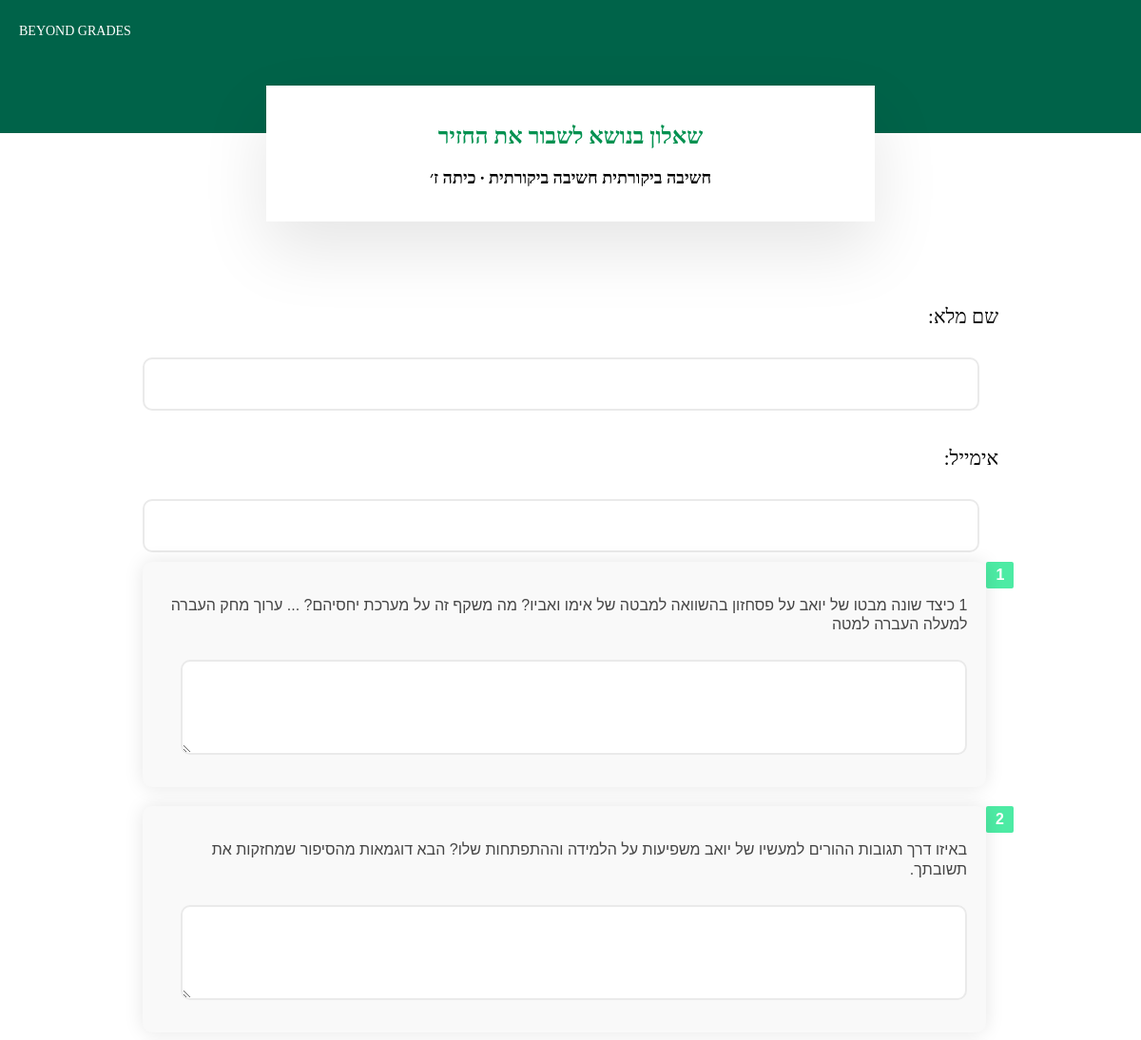
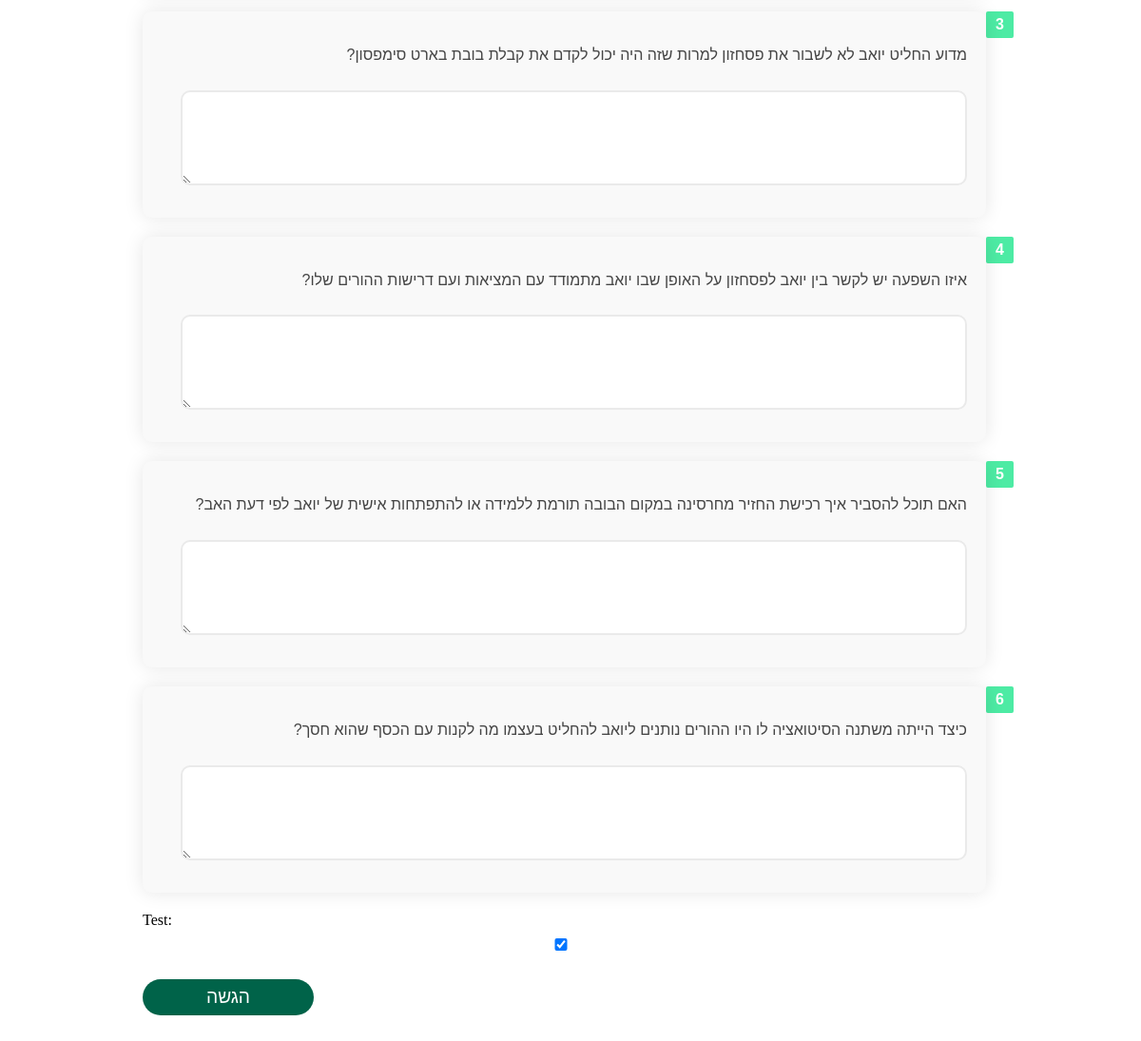
/test_page/1719339657/, run on the app's committed database (2 pictures, top to bottom).
### web/models.py (models this page shows, shortened)
class Test(models.Model):
    id = models.AutoField(primary_key=True)  # Field to store the test ID
    title = models.CharField(max_length=100)
    skill = models.CharField(max_length=100)  # Field to store skill
    subject = models.CharField(max_length=100)  # Field to store subject
    teacher = models.ForeignKey('Teacher', related_name='tests', on_delete=models.CASCADE)  # Field to store the teacher
    grade = models.CharField(max_length=100)

class Question(models.Model):
    id = models.AutoField(primary_key=True)  # Field to store the question ID
    test = models.ForeignKey('Test', related_name='questions', on_delete=models.CASCADE)
    number = models.IntegerField()  # Number of the question
    text = models.TextField()  # Text of the question

### web/views.py (the view)
# urls.py: path('test_page/<int:test_id>/', views.test_page, name='test_page'),
def test_page(request, test_id):
    try:
        test = Test.objects.get(id=test_id)
        questions = test.questions.all()  # Assuming a related_name of 'questions' in Test model
        if questions:
            return render(request, 'test_page.html', {'questions': questions, 'test': test, 'grade': test.grade, 'skill': test.skill})
        else:
            return render(request, 'test_page.html', {'error_message': 'No questions found for this test.'})
    except Test.DoesNotExist:
        return render(request, 'test_page.html', {'error_message': 'Test not found.'})

### web/templates/test_page.html (shortened to what this page needs)
{% extends 'base.html' %}
{% block content %}
<div class="header">
    <div class="header-text">BEYOND GRADES</div>
</div>
<div class="title-box">
    <h2 style="font-size: 24px; color: #009150">שאלון בנושא {{ test.title }}</h2>
    <h2 style="font-size: 18px; color: black">{{ skill }} {{ test.skill }} ∙ כיתה {{ test.grade }} </h2>
</div>
<div class="form-container">
    <form method="post" action="{% url 'submit_answers' %}">
        <div>
            <h4>שם מלא:</h4>
            <input type="text" name="full_name" id="full_name" required>
        </div>
        <div>
            <h4>אימייל:</h4>
            <input type="text" name="email" id="email" required>
        </div>
        {% for question in questions %}
        <div class="question-container">
            <div class="vertical-line">
                <div class="question-number">{{ forloop.counter }}</div>
            </div>
            <div class="triangle-box">
                <p class="question-text">{{ question.text }}</p>
                <textarea name="answer_{{ question.id }}" rows="3" cols="30"></textarea>
            </div>
        </div>
        {% endfor %}
        <div>
            <label for="test">Test:</label>
            <input type="checkbox" name="test" id="test" checked>
        </div>
        <button type="submit">הגשה</button>
    </form>
</div>
{% endblock %}

### web/templates/test_page.html (style rules this page uses)
body { background-color: white; margin: 0; padding: 0; }
.header { background-color: #006349; width: 100%; padding: 70px 0; box-sizing: border-box; text-align: center; color: white; }
.title-box { background-color: white; color: #009150; padding: 20px; border-radius: 0px; text-align: center; max-width: 600px; margin: -50px auto 0 auto; box-shadow: 0 30px 70px rgba(0, 0, 0, 0.1); }
.header-text { position: absolute; top: 25px; left: 20px; color: white; font-size: 14px; font-family: Arial Rounded MT Bold; }
.form-container { max-width: 900px; margin: 40px auto; padding: 20px; background-color: transparent; }
.form-container h3, .form-container h4 { color: black; text-align: right; font-size: 21px; font-weight: normal; font-family: Noto Sans Hebrew New; margin-bottom: 20px; direction: rtl; }
.form-container input[type="text"], .form-container textarea, .form-container input[type="checkbox"] { width: calc(100% - 20px); margin: 10px 0; padding: 15px; border: 2px solid #eaeaea; border-radius: 10px; box-sizing: border-box; font-size: 1.2rem; transition: border-color 0.3s ease; direction: rtl; text-align: right; }
.form-container button { width: 20%; padding: 8px; background-color: #006349; color: #fff; text-align: center; border: none; border-radius: 30px; cursor: pointer; transition: background-color 0.3s ease; font-size: 1.2rem; margin-top: 20px; }
.question-container { display: flex; align-items: flex-start; margin-bottom: 20px; direction: rtl; text-align: right; }
.vertical-line { position: relative; width: 3px; background-color: #009150; margin-left: 10px; }
.vertical-line .question-number { position: absolute; left: -10px; background-color: #4deba4; color: white; padding: 5px 10px; border-radius: 2px; font-family: 'Noto Sans Hebrew New', sans-serif; font-size: 16px; font-weight: bold; }
.triangle-box { background-color: #f9f9f9; padding: 20px; border-radius: 10px; box-shadow: 0 0 20px rgba(0, 0, 0, 0.1); position: relative; flex-grow: 1; }
.triangle-box .question-text { font-family: 'Noto Sans Hebrew New', sans-serif; font-size: 16px; font-weight: 400; line-height: 1.3; color: #454545; white-space: normal; }
.triangle-box textarea { width: calc(100% - 20px); margin: 10px 0; padding: 15px; border: 2px solid #eaeaea; border-radius: 10px; box-sizing: border-box; font-size: 1.2rem; transition: border-color 0.3s ease; direction: rtl; text-align: right; }

### data on the page
Test: title "לשבור את החזיר", skill "חשיבה ביקורתית", grade "ז׳"
Question: text "1 כיצד שונה מבטו של יואב על פסחזון בהשוואה למבטה של אימו ואביו? מה משקף זה על מערכת יחסיהם? ... ערוך מחק העברה למעלה העברה למטה"
Question: text "באיזו דרך תגובות ההורים למעשיו של יואב משפיעות על הלמידה וההתפתחות שלו? הבא דוגמאות מהסיפור שמחזקות את תשובתך."
Question: text "מדוע החליט יואב לא לשבור את פסחזון למרות שזה היה יכול לקדם את קבלת בובת בארט סימפסון?"
Question: text "איזו השפעה יש לקשר בין יואב לפסחזון על האופן שבו יואב מתמודד עם המציאות ועם דרישות ההורים שלו?"
Question: text "האם תוכל להסביר איך רכישת החזיר מחרסינה במקום הבובה תורמת ללמידה או להתפתחות אישית של יואב לפי דעת האב?"
Question: text "כיצד הייתה משתנה הסיטואציה לו היו ההורים נותנים ליואב להחליט בעצמו מה לקנות עם הכסף שהוא חסך?"
